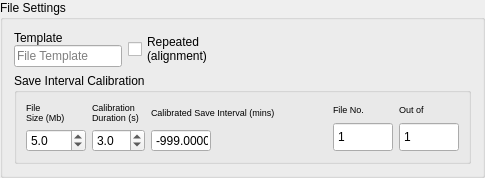
               <widget class="QGroupBox" name="solFileGroup_2">
                <property name="sizePolicy">
                 <sizepolicy hsizetype="Minimum" vsizetype="Minimum">
                  <horstretch>0</horstretch>
                  <verstretch>0</verstretch>
                 </sizepolicy>
                </property>
                <property name="maximumSize">
                 <size>
                  <width>999</width>
                  <height>200</height>
                 </size>
                </property>
                <property name="title">
                 <string>File Settings</string>
                </property>
                <layout class="QVBoxLayout" name="verticalLayout_12">
                 <item>
                  <layout class="QHBoxLayout" name="horizontalLayout_6">
                   <item>
                    <layout class="QVBoxLayout" name="verticalLayout_22">
                     <property name="spacing">
                      <number>0</number>
                     </property>
                     <property name="sizeConstraint">
                      <enum>QLayout::SetDefaultConstraint</enum>
                     </property>
                     <item>
                      <widget class="QLabel" name="label_58">
                       <property name="sizePolicy">
                        <sizepolicy hsizetype="Minimum" vsizetype="Minimum">
                         <horstretch>0</horstretch>
                         <verstretch>0</verstretch>
                        </sizepolicy>
                       </property>
                       <property name="text">
                        <string>Template</string>
                       </property>
                      </widget>
                     </item>
                     <item>
                      <widget class="QLineEdit" name="solScanFileTemplate">
                       <property name="sizePolicy">
                        <sizepolicy hsizetype="Minimum" vsizetype="Minimum">
                         <horstretch>0</horstretch>
                         <verstretch>0</verstretch>
                        </sizepolicy>
                       </property>
                       <property name="minimumSize">
                        <size>
                         <width>0</width>
                         <height>0</height>
                        </size>
                       </property>
                       <property name="maximumSize">
                        <size>
                         <width>240</width>
                         <height>30</height>
                        </size>
                       </property>
                       <property name="text">
                        <string/>
                       </property>
                       <property name="placeholderText">
                        <string>File Template</string>
                       </property>
                      </widget>
                     </item>
                    </layout>
                   </item>
                   <item>
                    <widget class="QCheckBox" name="repeatSolMeas">
                     <property name="toolTip">
                      <string>Saves just one file and repeats the measuremnt. No calibration. Useful for short interval alignment measurements.</string>
                     </property>
                     <property name="text">
                      <string>Repeated
(alignment)</string>
                     </property>
                    </widget>
                   </item>
                   <item>
                    <spacer name="horizontalSpacer_43">
                     <property name="orientation">
                      <enum>Qt::Horizontal</enum>
                     </property>
                     <property name="sizeType">
                      <enum>QSizePolicy::MinimumExpanding</enum>
                     </property>
                     <property name="sizeHint" stdset="0">
                      <size>
                       <width>258</width>
                       <height>28</height>
                      </size>
                     </property>
                    </spacer>
                   </item>
                  </layout>
                 </item>
                 <item>
                  <widget class="QGroupBox" name="groupBox_2">
                   <property name="sizePolicy">
                    <sizepolicy hsizetype="MinimumExpanding" vsizetype="MinimumExpanding">
                     <horstretch>0</horstretch>
                     <verstretch>0</verstretch>
                    </sizepolicy>
                   </property>
                   <property name="title">
                    <string>Save Interval Calibration</string>
                   </property>
                   <layout class="QHBoxLayout" name="horizontalLayout_7">
                    <item>
                     <layout class="QVBoxLayout" name="verticalLayout_23">
                      <item>
                       <widget class="QLabel" name="label_64">
                        <property name="font">
                         <font>
                          <pointsize>7</pointsize>
                         </font>
                        </property>
                        <property name="text">
                         <string>File
Size (Mb)</string>
                        </property>
                       </widget>
                      </item>
                      <item>
                       <widget class="QDoubleSpinBox" name="solScanMaxFileSize">
                        <property name="enabled">
                         <bool>true</bool>
                        </property>
                        <property name="sizePolicy">
                         <sizepolicy hsizetype="Expanding" vsizetype="Fixed">
                          <horstretch>0</horstretch>
                          <verstretch>0</verstretch>
                         </sizepolicy>
                        </property>
                        <property name="minimumSize">
                         <size>
                          <width>0</width>
                          <height>0</height>
                         </size>
                        </property>
                        <property name="maximumSize">
                         <size>
                          <width>60</width>
                          <height>30</height>
                         </size>
                        </property>
                        <property name="readOnly">
                         <bool>false</bool>
                        </property>
                        <property name="buttonSymbols">
                         <enum>QAbstractSpinBox::UpDownArrows</enum>
                        </property>
                        <property name="decimals">
                         <number>1</number>
                        </property>
                        <property name="minimum">
                         <double>0.100000000000000</double>
                        </property>
                        <property name="maximum">
                         <double>1000.000000000000000</double>
                        </property>
                        <property name="singleStep">
                         <double>0.100000000000000</double>
                        </property>
                        <property name="value">
                         <double>5.000000000000000</double>
                        </property>
                       </widget>
                      </item>
                     </layout>
                    </item>
                    <item>
                     <layout class="QVBoxLayout" name="verticalLayout_24">
                      <item>
                       <widget class="QLabel" name="label_67">
                        <property name="font">
                         <font>
                          <pointsize>7</pointsize>
                         </font>
                        </property>
                        <property name="text">
                         <string>Calibration
Duration (s)</string>
                        </property>
                       </widget>
                      </item>
                      <item>
                       <widget class="QDoubleSpinBox" name="solScanCalDur">
                        <property name="enabled">
                         <bool>true</bool>
                        </property>
                        <property name="sizePolicy">
                         <sizepolicy hsizetype="Expanding" vsizetype="Fixed">
                          <horstretch>0</horstretch>
                          <verstretch>0</verstretch>
                         </sizepolicy>
                        </property>
                        <property name="minimumSize">
                         <size>
                          <width>0</width>
                          <height>0</height>
                         </size>
                        </property>
                        <property name="maximumSize">
                         <size>
                          <width>60</width>
                          <height>30</height>
                         </size>
                        </property>
                        <property name="readOnly">
                         <bool>false</bool>
                        </property>
                        <property name="buttonSymbols">
                         <enum>QAbstractSpinBox::UpDownArrows</enum>
                        </property>
                        <property name="decimals">
                         <number>1</number>
                        </property>
                        <property name="minimum">
                         <double>1.000000000000000</double>
                        </property>
                        <property name="maximum">
                         <double>30.000000000000000</double>
                        </property>
                        <property name="value">
                         <double>3.000000000000000</double>
                        </property>
                       </widget>
                      </item>
                     </layout>
                    </item>
                    <item>
                     <layout class="QVBoxLayout" name="verticalLayout_25">
                      <item>
                       <widget class="QLabel" name="label_77">
                        <property name="font">
                         <font>
                          <pointsize>7</pointsize>
                         </font>
                        </property>
                        <property name="text">
                         <string>Calibrated Save Interval (mins)</string>
                        </property>
                       </widget>
                      </item>
                      <item>
                       <widget class="QDoubleSpinBox" name="solScanCalSaveIntrvl">
                        <property name="enabled">
                         <bool>true</bool>
                        </property>
                        <property name="sizePolicy">
                         <sizepolicy hsizetype="Expanding" vsizetype="Fixed">
                          <horstretch>0</horstretch>
                          <verstretch>0</verstretch>
                         </sizepolicy>
                        </property>
                        <property name="minimumSize">
                         <size>
                          <width>0</width>
                          <height>0</height>
                         </size>
                        </property>
                        <property name="maximumSize">
                         <size>
                          <width>60</width>
                          <height>30</height>
                         </size>
                        </property>
                        <property name="readOnly">
                         <bool>true</bool>
                        </property>
                        <property name="buttonSymbols">
                         <enum>QAbstractSpinBox::NoButtons</enum>
                        </property>
                        <property name="suffix">
                         <string/>
                        </property>
                        <property name="decimals">
                         <number>4</number>
                        </property>
                        <property name="minimum">
                         <double>-999.000000000000000</double>
                        </property>
                        <property name="maximum">
                         <double>999.000000000000000</double>
                        </property>
                        <property name="value">
                         <double>-999.000000000000000</double>
                        </property>
                       </widget>
                      </item>
                     </layout>
                    </item>
                    <item>
                     <spacer name="horizontalSpacer_39">
                      <property name="orientation">
                       <enum>Qt::Horizontal</enum>
                      </property>
                      <property name="sizeHint" stdset="0">
                       <size>
                        <width>40</width>
                        <height>20</height>
                       </size>
                      </property>
                     </spacer>
                    </item>
                    <item>
                     <layout class="QVBoxLayout" name="verticalLayout_57">
                      <item>
                       <widget class="QLabel" name="label_60">
                        <property name="font">
                         <font>
                          <pointsize>7</pointsize>
                         </font>
                        </property>
                        <property name="text">
                         <string>File No.</string>
                        </property>
                       </widget>
                      </item>
                      <item>
                       <widget class="QSpinBox" name="solScanFileNo">
                        <property name="enabled">
                         <bool>true</bool>
                        </property>
                        <property name="sizePolicy">
                         <sizepolicy hsizetype="Expanding" vsizetype="Fixed">
                          <horstretch>0</horstretch>
                          <verstretch>0</verstretch>
                         </sizepolicy>
                        </property>
                        <property name="minimumSize">
                         <size>
                          <width>60</width>
                          <height>30</height>
                         </size>
                        </property>
                        <property name="maximumSize">
                         <size>
                          <width>60</width>
                          <height>30</height>
                         </size>
                        </property>
                        <property name="readOnly">
                         <bool>true</bool>
                        </property>
                        <property name="buttonSymbols">
                         <enum>QAbstractSpinBox::NoButtons</enum>
                        </property>
                        <property name="suffix">
                         <string/>
                        </property>
                        <property name="prefix">
                         <string/>
                        </property>
                        <property name="value">
                         <number>1</number>
                        </property>
                       </widget>
                      </item>
                     </layout>
                    </item>
                    <item>
                     <layout class="QVBoxLayout" name="verticalLayout_60">
                      <item>
                       <widget class="QLabel" name="label_70">
                        <property name="font">
                         <font>
                          <pointsize>7</pointsize>
                         </font>
                        </property>
                        <property name="text">
                         <string>Out of</string>
                        </property>
                       </widget>
                      </item>
                      <item>
                       <widget class="QSpinBox" name="solScanTotalFiles">
                        <property name="enabled">
                         <bool>true</bool>
                        </property>
                        <property name="sizePolicy">
                         <sizepolicy hsizetype="Expanding" vsizetype="Fixed">
                          <horstretch>0</horstretch>
                          <verstretch>0</verstretch>
                         </sizepolicy>
                        </property>
                        <property name="minimumSize">
                         <size>
                          <width>60</width>
                          <height>30</height>
                         </size>
                        </property>
                        <property name="maximumSize">
                         <size>
                          <width>60</width>
                          <height>30</height>
                         </size>
                        </property>
                        <property name="readOnly">
                         <bool>true</bool>
                        </property>
                        <property name="buttonSymbols">
                         <enum>QAbstractSpinBox::NoButtons</enum>
                        </property>
                        <property name="suffix">
                         <string/>
                        </property>
                        <property name="prefix">
                         <string/>
                        </property>
                        <property name="minimum">
                         <number>-9999</number>
                        </property>
                        <property name="maximum">
                         <number>9999</number>
                        </property>
                        <property name="value">
                         <number>1</number>
                        </property>
                       </widget>
                      </item>
                     </layout>
                    </item>
                   </layout>
                  </widget>
                 </item>
                </layout>
               </widget>
